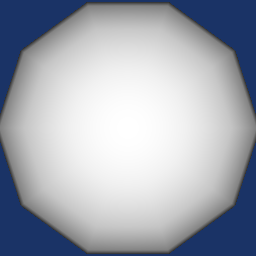

Reproduce this figure in Python.
#!/usr/bin/env python

# Test vtkVoxelModeller by voxelizing a sphere and contouring the result.

# Factory overrides
import vtkmodules.vtkInteractionStyle  # noqa: F401
import vtkmodules.vtkRenderingFreeType  # noqa: F401
import vtkmodules.vtkRenderingOpenGL2  # noqa: F401

import os
import tempfile

from vtkmodules.vtkFiltersCore import vtkContourFilter
from vtkmodules.vtkFiltersSources import vtkSphereSource
from vtkmodules.vtkIOLegacy import (
    vtkDataSetReader,
    vtkDataSetWriter,
)
from vtkmodules.vtkImagingHybrid import vtkVoxelModeller
from vtkmodules.vtkRenderingCore import (
    vtkActor,
    vtkPolyDataMapper,
    vtkRenderWindow,
    vtkRenderWindowInteractor,
    vtkRenderer,
)

# Sphere source
sphere_model = vtkSphereSource()
sphere_model.SetThetaResolution(10)
sphere_model.SetPhiResolution(10)

# Voxelize the sphere
voxel_model = vtkVoxelModeller()
voxel_model.SetInputConnection(sphere_model.GetOutputPort())
voxel_model.SetSampleDimensions(21, 21, 21)
voxel_model.SetModelBounds(-1.5, 1.5, -1.5, 1.5, -1.5, 1.5)
voxel_model.SetScalarTypeToBit()
voxel_model.SetForegroundValue(1)
voxel_model.SetBackgroundValue(0)

# Write and read back to test the writer/reader round-trip
tmp_file = os.path.join(tempfile.gettempdir(), "voxelModel.vtk")

writer = vtkDataSetWriter()
writer.SetFileName(tmp_file)
writer.SetInputConnection(voxel_model.GetOutputPort())
writer.Update()

reader = vtkDataSetReader()
reader.SetFileName(tmp_file)

# Contour the voxelized data
voxel_surface = vtkContourFilter()
voxel_surface.SetInputConnection(reader.GetOutputPort())
voxel_surface.SetValue(0, .999)

voxel_mapper = vtkPolyDataMapper()
voxel_mapper.SetInputConnection(voxel_surface.GetOutputPort())

voxel_actor = vtkActor()
voxel_actor.SetMapper(voxel_mapper)

# Original sphere for comparison
sphere_mapper = vtkPolyDataMapper()
sphere_mapper.SetInputConnection(sphere_model.GetOutputPort())

sphere_actor = vtkActor()
sphere_actor.SetMapper(sphere_mapper)

# Cleanup temp file
try:
    os.remove(tmp_file)
except OSError:
    pass

# Renderer
renderer = vtkRenderer()
renderer.AddActor(sphere_actor)
renderer.AddActor(voxel_actor)
renderer.SetBackground(.1, .2, .4)

# Window
render_window = vtkRenderWindow()
render_window.AddRenderer(renderer)
render_window.SetSize(256, 256)
render_window.SetWindowName("voxel model")

# Scene
renderer.ResetCamera()
renderer.GetActiveCamera().SetViewUp(0, -1, 0)
renderer.GetActiveCamera().Azimuth(180)
renderer.GetActiveCamera().Dolly(1.75)
renderer.ResetCameraClippingRange()

# Interactor
interactor = vtkRenderWindowInteractor()
interactor.SetRenderWindow(render_window)

interactor.Initialize()
interactor.Start()
